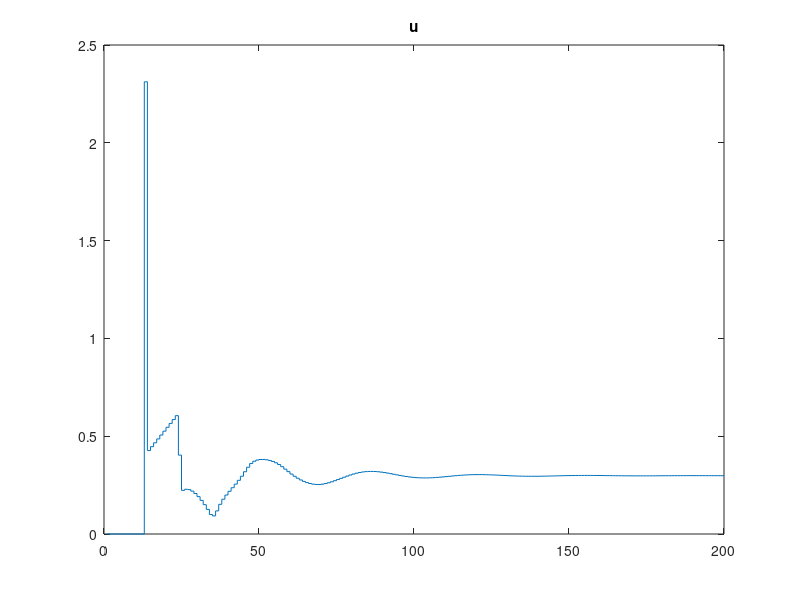
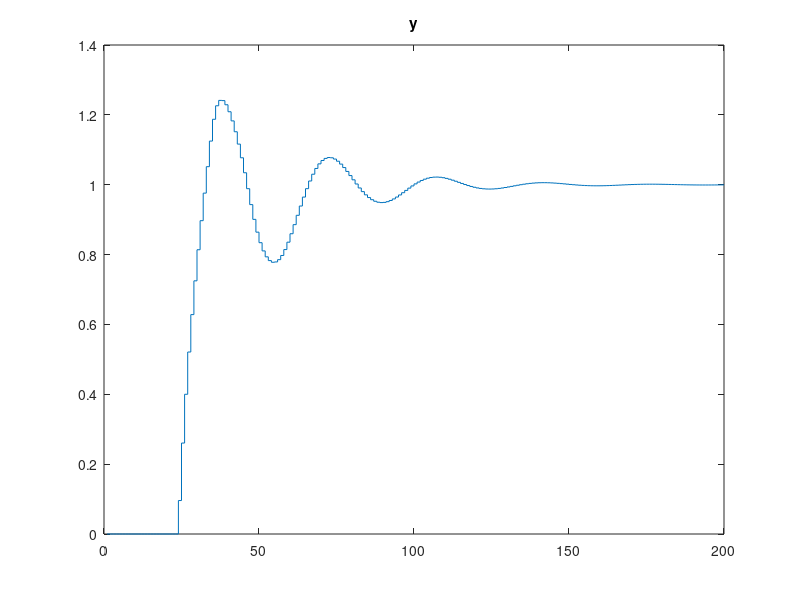

Write the MATLAB code that produced these figures, in order.
% Difference equation parameters
c12 = 0.03641;
c11 = 0.04144;
b2 = -0.6782;
b1 = 1.655;

% Digital PID parameters
r0 = 2.3119;
r1 = -4.1972;
r2 = 1.90512;

% General settings
kk = 200;
yzad(1:9) = 0;
yzad(10:kk) = 1;
u(1:12) = 0;
y(1:12) = 0;
e(1:12) = 0;

for k=13:kk
    y(k) = y(k-2)*b2 + y(k-1)*b1 + u(k-12)*c12 + u(k-11)*c11;

    e(k) = yzad(k) - y(k);

    u(k) = r2*e(k-2) + r1*e(k-1) + r0*e(k) + u(k-1);
end

figure;
stairs(u);
title("u");

figure;
%stairs(yzad);
%hold on;
stairs(y);
title("y");


